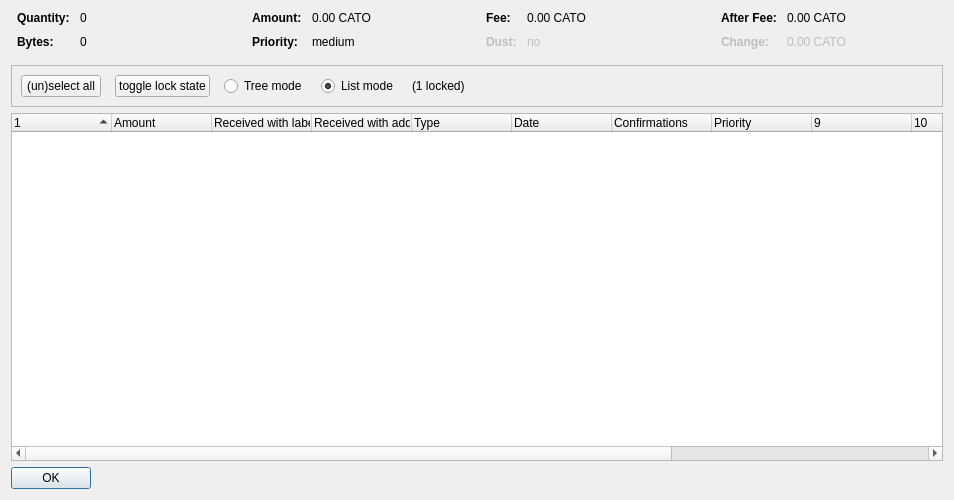
<?xml version="1.0" encoding="UTF-8"?>
<ui version="4.0">
 <class>CoinControlDialog</class>
 <widget class="QDialog" name="CoinControlDialog">
  <property name="geometry">
   <rect>
    <x>0</x>
    <y>0</y>
    <width>954</width>
    <height>500</height>
   </rect>
  </property>
  <property name="windowTitle">
   <string>Coin Selection</string>
  </property>
  <layout class="QVBoxLayout" name="verticalLayout">
   <item>
    <layout class="QHBoxLayout" name="horizontalLayoutTop" stretch="0,0,0,0">
     <property name="topMargin">
      <number>0</number>
     </property>
     <property name="bottomMargin">
      <number>10</number>
     </property>
     <item>
      <layout class="QFormLayout" name="formLayoutCoinControl1">
       <property name="horizontalSpacing">
        <number>10</number>
       </property>
       <property name="verticalSpacing">
        <number>10</number>
       </property>
       <property name="leftMargin">
        <number>6</number>
       </property>
       <property name="rightMargin">
        <number>6</number>
       </property>
       <item row="0" column="0">
        <widget class="QLabel" name="labelCoinControlQuantityText">
         <property name="font">
          <font>
           <weight>75</weight>
           <bold>true</bold>
          </font>
         </property>
         <property name="text">
          <string>Quantity:</string>
         </property>
        </widget>
       </item>
       <item row="0" column="1">
        <widget class="QLabel" name="labelCoinControlQuantity">
         <property name="cursor">
          <cursorShape>IBeamCursor</cursorShape>
         </property>
         <property name="contextMenuPolicy">
          <enum>Qt::ActionsContextMenu</enum>
         </property>
         <property name="text">
          <string notr="true">0</string>
         </property>
         <property name="textInteractionFlags">
          <set>Qt::LinksAccessibleByMouse|Qt::TextSelectableByKeyboard|Qt::TextSelectableByMouse</set>
         </property>
        </widget>
       </item>
       <item row="1" column="0">
        <widget class="QLabel" name="labelCoinControlBytesText">
         <property name="font">
          <font>
           <weight>75</weight>
           <bold>true</bold>
          </font>
         </property>
         <property name="text">
          <string>Bytes:</string>
         </property>
        </widget>
       </item>
       <item row="1" column="1">
        <widget class="QLabel" name="labelCoinControlBytes">
         <property name="cursor">
          <cursorShape>IBeamCursor</cursorShape>
         </property>
         <property name="contextMenuPolicy">
          <enum>Qt::ActionsContextMenu</enum>
         </property>
         <property name="text">
          <string notr="true">0</string>
         </property>
         <property name="textInteractionFlags">
          <set>Qt::LinksAccessibleByMouse|Qt::TextSelectableByKeyboard|Qt::TextSelectableByMouse</set>
         </property>
        </widget>
       </item>
      </layout>
     </item>
     <item>
      <layout class="QFormLayout" name="formLayoutCoinControl2">
       <property name="horizontalSpacing">
        <number>10</number>
       </property>
       <property name="verticalSpacing">
        <number>10</number>
       </property>
       <property name="leftMargin">
        <number>6</number>
       </property>
       <property name="rightMargin">
        <number>6</number>
       </property>
       <item row="0" column="0">
        <widget class="QLabel" name="labelCoinControlAmountText">
         <property name="font">
          <font>
           <weight>75</weight>
           <bold>true</bold>
          </font>
         </property>
         <property name="text">
          <string>Amount:</string>
         </property>
        </widget>
       </item>
       <item row="0" column="1">
        <widget class="QLabel" name="labelCoinControlAmount">
         <property name="cursor">
          <cursorShape>IBeamCursor</cursorShape>
         </property>
         <property name="contextMenuPolicy">
          <enum>Qt::ActionsContextMenu</enum>
         </property>
         <property name="text">
          <string notr="true">0.00 CATO</string>
         </property>
         <property name="textInteractionFlags">
          <set>Qt::LinksAccessibleByMouse|Qt::TextSelectableByKeyboard|Qt::TextSelectableByMouse</set>
         </property>
        </widget>
       </item>
       <item row="1" column="0">
        <widget class="QLabel" name="labelCoinControlPriorityText">
         <property name="font">
          <font>
           <weight>75</weight>
           <bold>true</bold>
          </font>
         </property>
         <property name="text">
          <string>Priority:</string>
         </property>
        </widget>
       </item>
       <item row="1" column="1">
        <widget class="QLabel" name="labelCoinControlPriority">
         <property name="cursor">
          <cursorShape>IBeamCursor</cursorShape>
         </property>
         <property name="contextMenuPolicy">
          <enum>Qt::ActionsContextMenu</enum>
         </property>
         <property name="text">
          <string>medium</string>
         </property>
         <property name="textInteractionFlags">
          <set>Qt::LinksAccessibleByMouse|Qt::TextSelectableByKeyboard|Qt::TextSelectableByMouse</set>
         </property>
        </widget>
       </item>
      </layout>
     </item>
     <item>
      <layout class="QFormLayout" name="formLayoutCoinControl3">
       <property name="horizontalSpacing">
        <number>10</number>
       </property>
       <property name="verticalSpacing">
        <number>10</number>
       </property>
       <property name="leftMargin">
        <number>6</number>
       </property>
       <property name="rightMargin">
        <number>6</number>
       </property>
       <item row="0" column="0">
        <widget class="QLabel" name="labelCoinControlFeeText">
         <property name="font">
          <font>
           <weight>75</weight>
           <bold>true</bold>
          </font>
         </property>
         <property name="text">
          <string>Fee:</string>
         </property>
        </widget>
       </item>
       <item row="0" column="1">
        <widget class="QLabel" name="labelCoinControlFee">
         <property name="cursor">
          <cursorShape>IBeamCursor</cursorShape>
         </property>
         <property name="contextMenuPolicy">
          <enum>Qt::ActionsContextMenu</enum>
         </property>
         <property name="text">
          <string notr="true">0.00 CATO</string>
         </property>
         <property name="textInteractionFlags">
          <set>Qt::LinksAccessibleByMouse|Qt::TextSelectableByKeyboard|Qt::TextSelectableByMouse</set>
         </property>
        </widget>
       </item>
       <item row="1" column="0">
        <widget class="QLabel" name="labelCoinControlLowOutputText">
         <property name="enabled">
          <bool>false</bool>
         </property>
         <property name="font">
          <font>
           <weight>75</weight>
           <bold>true</bold>
          </font>
         </property>
         <property name="text">
          <string>Dust:</string>
         </property>
        </widget>
       </item>
       <item row="1" column="1">
        <widget class="QLabel" name="labelCoinControlLowOutput">
         <property name="enabled">
          <bool>false</bool>
         </property>
         <property name="cursor">
          <cursorShape>IBeamCursor</cursorShape>
         </property>
         <property name="contextMenuPolicy">
          <enum>Qt::ActionsContextMenu</enum>
         </property>
         <property name="text">
          <string>no</string>
         </property>
         <property name="textInteractionFlags">
          <set>Qt::LinksAccessibleByMouse|Qt::TextSelectableByKeyboard|Qt::TextSelectableByMouse</set>
         </property>
        </widget>
       </item>
      </layout>
     </item>
     <item>
      <layout class="QFormLayout" name="formLayoutCoinControl4">
       <property name="horizontalSpacing">
        <number>10</number>
       </property>
       <property name="verticalSpacing">
        <number>10</number>
       </property>
       <property name="leftMargin">
        <number>6</number>
       </property>
       <property name="rightMargin">
        <number>6</number>
       </property>
       <item row="0" column="0">
        <widget class="QLabel" name="labelCoinControlAfterFeeText">
         <property name="font">
          <font>
           <weight>75</weight>
           <bold>true</bold>
          </font>
         </property>
         <property name="text">
          <string>After Fee:</string>
         </property>
        </widget>
       </item>
       <item row="0" column="1">
        <widget class="QLabel" name="labelCoinControlAfterFee">
         <property name="cursor">
          <cursorShape>IBeamCursor</cursorShape>
         </property>
         <property name="contextMenuPolicy">
          <enum>Qt::ActionsContextMenu</enum>
         </property>
         <property name="text">
          <string notr="true">0.00 CATO</string>
         </property>
         <property name="textInteractionFlags">
          <set>Qt::LinksAccessibleByMouse|Qt::TextSelectableByKeyboard|Qt::TextSelectableByMouse</set>
         </property>
        </widget>
       </item>
       <item row="1" column="0">
        <widget class="QLabel" name="labelCoinControlChangeText">
         <property name="enabled">
          <bool>false</bool>
         </property>
         <property name="font">
          <font>
           <weight>75</weight>
           <bold>true</bold>
          </font>
         </property>
         <property name="text">
          <string>Change:</string>
         </property>
        </widget>
       </item>
       <item row="1" column="1">
        <widget class="QLabel" name="labelCoinControlChange">
         <property name="enabled">
          <bool>false</bool>
         </property>
         <property name="cursor">
          <cursorShape>IBeamCursor</cursorShape>
         </property>
         <property name="contextMenuPolicy">
          <enum>Qt::ActionsContextMenu</enum>
         </property>
         <property name="text">
          <string notr="true">0.00 CATO</string>
         </property>
         <property name="textInteractionFlags">
          <set>Qt::LinksAccessibleByMouse|Qt::TextSelectableByKeyboard|Qt::TextSelectableByMouse</set>
         </property>
        </widget>
       </item>
      </layout>
     </item>
    </layout>
   </item>
   <item>
    <widget class="QFrame" name="frame">
     <property name="minimumSize">
      <size>
       <width>0</width>
       <height>40</height>
      </size>
     </property>
     <property name="frameShape">
      <enum>QFrame::StyledPanel</enum>
     </property>
     <property name="frameShadow">
      <enum>QFrame::Sunken</enum>
     </property>
     <layout class="QHBoxLayout" name="horizontalLayout">
      <item>
       <layout class="QHBoxLayout" name="horizontalLayoutPanel" stretch="0,0,0,0,0,0">
        <property name="spacing">
         <number>14</number>
        </property>
        <item>
         <widget class="QPushButton" name="pushButtonSelectAll">
          <property name="sizePolicy">
           <sizepolicy hsizetype="Maximum" vsizetype="Fixed">
            <horstretch>0</horstretch>
            <verstretch>0</verstretch>
           </sizepolicy>
          </property>
          <property name="text">
           <string>(un)select all</string>
          </property>
          <property name="autoDefault">
           <bool>false</bool>
          </property>
         </widget>
        </item>
        <item>
         <widget class="QPushButton" name="pushButtonToggleLock">
          <property name="sizePolicy">
           <sizepolicy hsizetype="Maximum" vsizetype="Fixed">
            <horstretch>0</horstretch>
            <verstretch>0</verstretch>
           </sizepolicy>
          </property>
          <property name="text">
           <string>toggle lock state</string>
          </property>
          <property name="autoDefault">
           <bool>false</bool>
          </property>
         </widget>
        </item>
        <item>
         <widget class="QRadioButton" name="radioTreeMode">
          <property name="sizePolicy">
           <sizepolicy hsizetype="Maximum" vsizetype="Fixed">
            <horstretch>0</horstretch>
            <verstretch>0</verstretch>
           </sizepolicy>
          </property>
          <property name="text">
           <string>Tree mode</string>
          </property>
         </widget>
        </item>
        <item>
         <widget class="QRadioButton" name="radioListMode">
          <property name="sizePolicy">
           <sizepolicy hsizetype="Maximum" vsizetype="Fixed">
            <horstretch>0</horstretch>
            <verstretch>0</verstretch>
           </sizepolicy>
          </property>
          <property name="text">
           <string>List mode</string>
          </property>
          <property name="checked">
           <bool>true</bool>
          </property>
         </widget>
        </item>
        <item>
         <widget class="QLabel" name="labelLocked">
          <property name="text">
           <string>(1 locked)</string>
          </property>
         </widget>
        </item>
        <item>
         <spacer name="horizontalSpacer">
          <property name="orientation">
           <enum>Qt::Horizontal</enum>
          </property>
          <property name="sizeHint" stdset="0">
           <size>
            <width>40</width>
            <height>20</height>
           </size>
          </property>
         </spacer>
        </item>
       </layout>
      </item>
     </layout>
    </widget>
   </item>
   <item>
    <widget class="CoinControlTreeWidget" name="treeWidget">
     <property name="contextMenuPolicy">
      <enum>Qt::CustomContextMenu</enum>
     </property>
     <property name="sortingEnabled">
      <bool>false</bool>
     </property>
     <property name="columnCount">
      <number>13</number>
     </property>
     <attribute name="headerShowSortIndicator" stdset="0">
      <bool>true</bool>
     </attribute>
     <attribute name="headerStretchLastSection">
      <bool>false</bool>
     </attribute>
     <column>
      <property name="text">
       <string/>
      </property>
     </column>
     <column>
      <property name="text">
       <string>Amount</string>
      </property>
     </column>
     <column>
      <property name="text">
       <string>Received with label</string>
      </property>
     </column>
     <column>
      <property name="text">
       <string>Received with address</string>
      </property>
     </column>
     <column>
      <property name="text">
	<string>Type</string>
      </property>
     </column>
     <column>
      <property name="text">	 
       <string>Date</string>
      </property>
     </column>
     <column>
      <property name="text">
       <string>Confirmations</string>
      </property>
      <property name="toolTip">
       <string>Confirmed</string>
      </property>
     </column>
     <column>
      <property name="text">
       <string>Priority</string>
      </property>
     </column>
     <column>
      <property name="text">
       <string/>
      </property>
     </column>
     <column>
      <property name="text">
       <string/>
      </property>
     </column>
     <column>
      <property name="text">
       <string/>
      </property>
     </column>
     <column>
      <property name="text">
       <string/>
      </property>
     </column>
     <column>
      <property name="text">
       <string/>
      </property>
     </column>
    </widget>
   </item>
   <item>
    <widget class="QDialogButtonBox" name="buttonBox">
     <property name="sizePolicy">
      <sizepolicy hsizetype="Maximum" vsizetype="Fixed">
       <horstretch>0</horstretch>
       <verstretch>0</verstretch>
      </sizepolicy>
     </property>
     <property name="orientation">
      <enum>Qt::Horizontal</enum>
     </property>
     <property name="standardButtons">
      <set>QDialogButtonBox::Ok</set>
     </property>
    </widget>
   </item>
  </layout>
 </widget>
 <customwidgets>
  <customwidget>
   <class>CoinControlTreeWidget</class>
   <extends>QTreeWidget</extends>
   <header>coincontroltreewidget.h</header>
  </customwidget>
 </customwidgets>
 <resources/>
 <connections/>
</ui>
